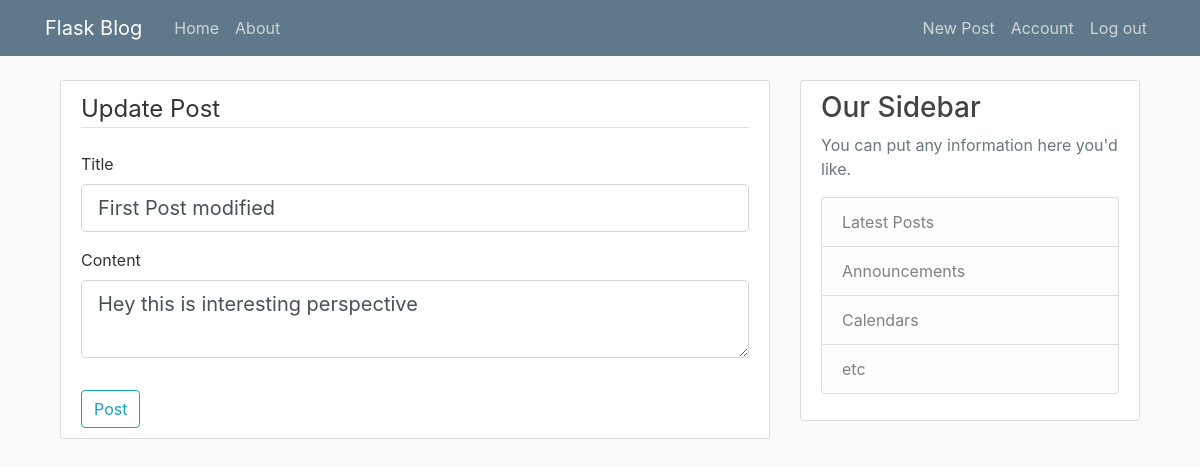
/post/4/update (signed in), run on the app's committed database.
### flaskblog/models.py (models this page shows, shortened)
class Post(db.Model):
    id = db.Column(db.Integer, primary_key=True)
    title = db.Column(db.String(100), nullable=False)
    date_posted = db.Column(db.DateTime, nullable=False, default=datetime.utcnow)
    content = db.Column(db.Text, nullable=False)
    user_id = db.Column(db.Integer, db.ForeignKey('user.id'), nullable=False)

### flaskblog/routes.py (the view)
@app.route("/post/<int:post_id>/update", methods=['GET', 'POST'])
@login_required
def update_post(post_id):
    post = Post.query.get_or_404(post_id)
    if post.author != current_user:
        abort(403)
    form = PostForm()
    if form.validate_on_submit():
        post.title = form.title.data
        post.content = form.content.data
        db.session.commit()
        flash('Post updated successfully!', 'success')
        return redirect(url_for('post', post_id=post.id))
    elif request.method == 'GET':
        form.title.data = post.title
        form.content.data = post.content
    return render_template('create_post.html', title='Update Post',
        legend='Update Post', form=form)

### flaskblog/forms.py
class PostForm(FlaskForm):
    title = StringField('Title', validators=[DataRequired()])
    content = TextAreaField('Content', validators=[DataRequired()])
    submit = SubmitField('Post')

### flaskblog/models.py (called while the page is built)
@login_manager.user_loader
def load_user(user_id):
    return User.query.get(int(user_id))

### flaskblog/templates/create_post.html (shortened to what this page needs)
{% extends "layout.html" %}
{% block content %}
<div class="content-section">
    <form method="POST" action="">
        <fieldset class="form-group">
            <legend class="border-bottom mb-4">
                {{ legend }}
            </legend>
            <div class="form-group">
                {{ form.title.label(class="form-control-label")}}
                {% if form.title.errors %}
                    {{ form.title(class="form-control form-control-lg is-invalid")}}
                    <div class="invalid-feedback">
                        {% for error in form.title.errors  %}
                            <span class="invalid-error">{{ error }}</span>
                        {% endfor %}
                    </div>
                {% else %}
                    {{ form.title(class="form-control form-control-lg")}}
                {% endif %}
            </div>
            <div class="form-group">
                {{ form.content.label(class="form-control-label")}}
                {% if form.content.errors %}
                    {{ form.content(class="form-control form-control-lg is-invalid")}}
                    <div class="invalid-feedback">
                        {% for error in form.content.errors  %}
                            <span class="invalid-error">{{ error }}</span>
                        {% endfor %}
                    </div>
                {% else %}
                    {{ form.content(class="form-control form-control-lg")}}
                {% endif %}
            </div>
        </fieldset>
        <div>{{ form.submit(class="btn btn-outline-info")}}</div>
    </form>
</div>
{% endblock content %}

### flaskblog/static/main.css (style rules this page uses)
body { background: #fafafa; color: #333333; margin-top: 5rem; }
.content-section { background: #ffffff; padding: 10px 20px; border: 1px solid #dddddd; border-radius: 3px; margin-bottom: 20px; }

### data on the page
Post: title "First Post modified", content "Hey this is interesting perspective"

### other printed values
{{ legend }} "Update Post"
